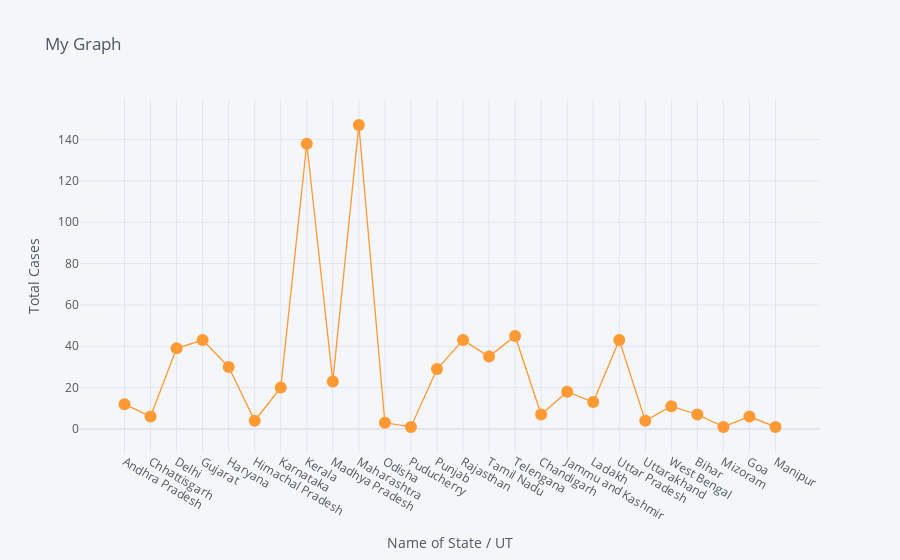

Notebook source saved alongside this figure:
### Code cell
#creating scatterplot using plotly
df.iplot(kind='scatter',x='Name of State / UT',y='Total Cases',mode='markers+lines',title='My Graph',xTitle='Name of State / UT',yTitle='Total Cases')

### Figure 1 — Plotly figure (JSON) as saved in the notebook; plotly's stock layout.template omitted (floating-point values rounded to 4 significant figures)
{"data": [{"line": {"color": "rgba(255, 153, 51, 1.0)", "dash": "solid", "shape": "linear", "width": 1.3}, "marker": {"size": 12, "symbol": "circle"}, "mode": "markers+lines", "name": "Total Cases", "text": "", "type": "scatter", "x": ["Andhra Pradesh", "Chhattisgarh", "Delhi", "Gujarat", "Haryana", "Himachal Pradesh", "Karnataka", "Kerala", "Madhya Pradesh", "Maharashtra", "Odisha", "Puducherry", "Punjab", "Rajasthan", "Tamil Nadu", "Telengana", "Chandigarh", "Jammu and Kashmir", "Ladakh", "Uttar Pradesh", "Uttarakhand", "West Bengal", "Bihar", "Mizoram", "Goa", "Manipur"], "y": [12, 6, 39, 43, 30, 4, 20, 138, 23, 147, 3, 1, 29, 43, 35, 45, 7, 18, 13, 43, 4, 11, 7, 1, 6, 1]}], "layout": {"legend": {"bgcolor": "#F5F6F9", "font": {"color": "#4D5663"}}, "paper_bgcolor": "#F5F6F9", "plot_bgcolor": "#F5F6F9", "title": {"font": {"color": "#4D5663"}, "text": "My Graph"}, "xaxis": {"gridcolor": "#E1E5ED", "showgrid": true, "tickfont": {"color": "#4D5663"}, "title": {"font": {"color": "#4D5663"}, "text": "Name of State / UT"}, "zerolinecolor": "#E1E5ED"}, "yaxis": {"gridcolor": "#E1E5ED", "showgrid": true, "tickfont": {"color": "#4D5663"}, "title": {"font": {"color": "#4D5663"}, "text": "Total Cases"}, "zerolinecolor": "#E1E5ED"}}}
